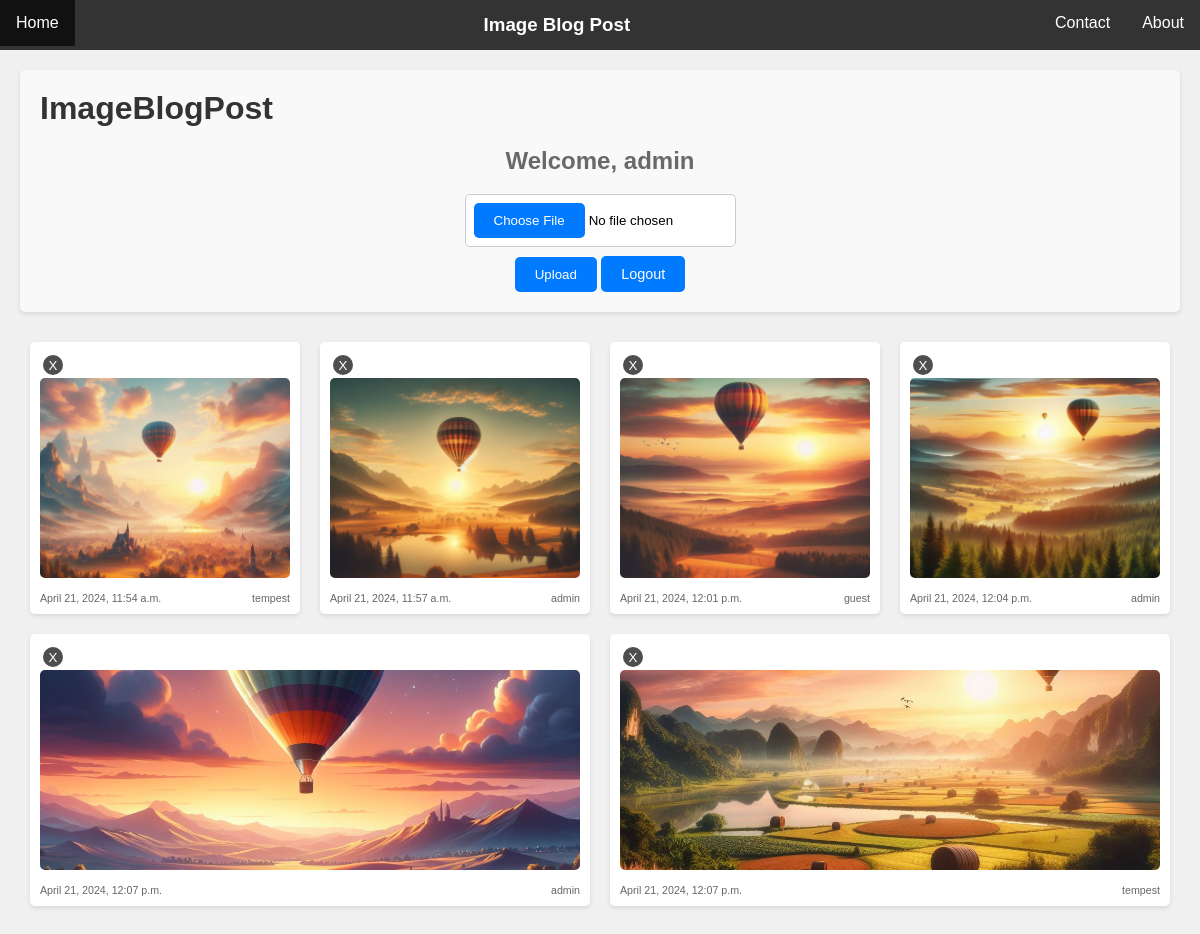
Page / (signed in) on the earlier database version.
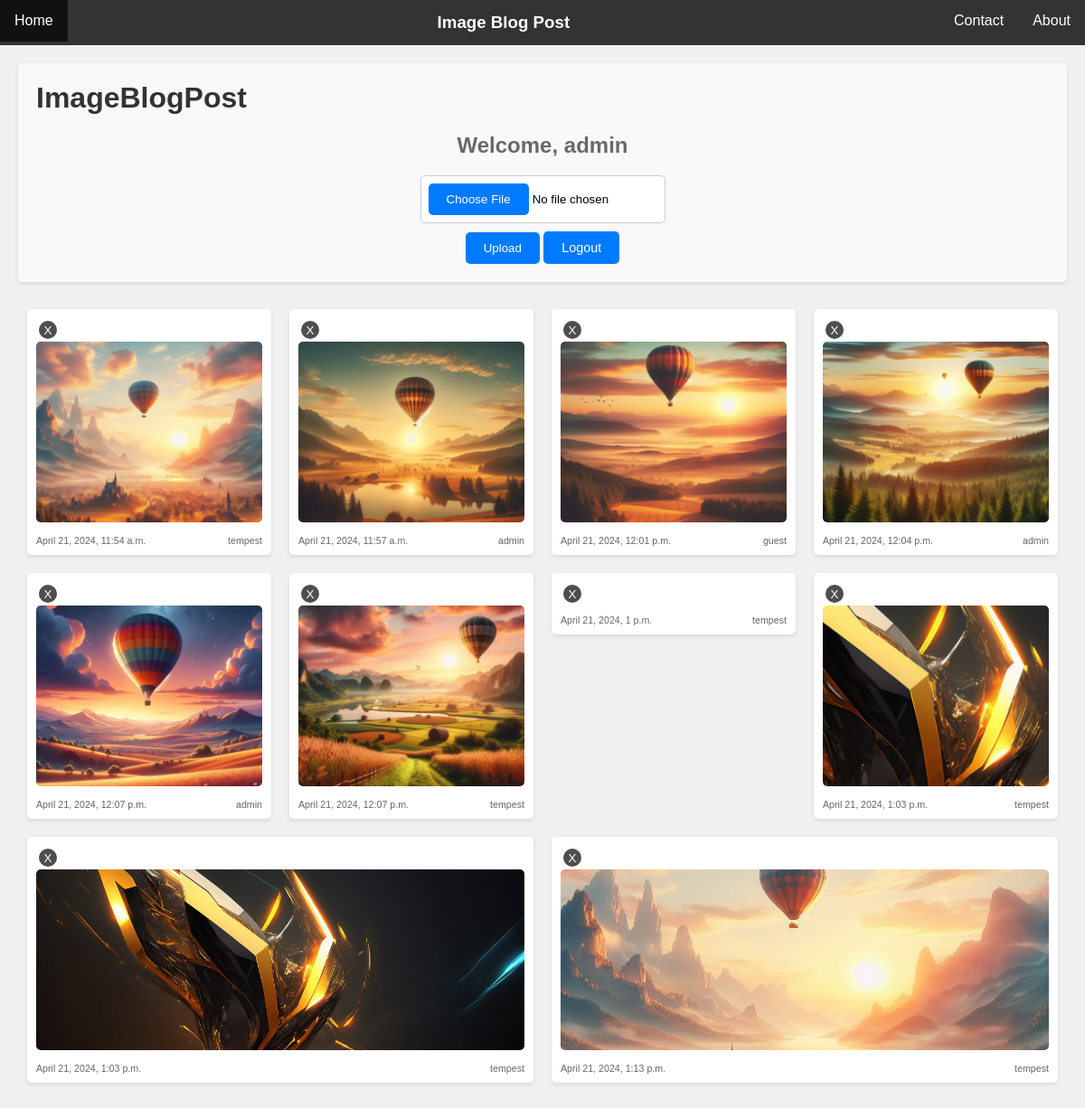
Same page on the later database version.
### myapp/models.py (models this page shows)
class Image(models.Model):
    username = models.CharField(max_length=30, default="guest")
    photo = models.ImageField(upload_to="media")
    date = models.DateTimeField(auto_now_add=True)

### myapp/views.py (the view)
# urls.py: 2. Add a URL to urlpatterns:  path('', views.home, name='home')
def home(request):
    if "logged_in" not in request.session:
        return redirect("register")
    username = request.session.get("logged_in")
    if request.method == "POST":
        form_data = request.POST.copy()
        form_data["username"] = username
        form = ImageForm(form_data, request.FILES)
        if form.is_valid():
            form.save()
    else:
        form = ImageForm()
    img = Image.objects.all()
    return render(
        request, "home.html", {"img": img, "form": form, "username": username}
    )

### myapp/forms.py
class ImageForm(forms.ModelForm):
    class Meta:
        model = Image
        fields = "__all__"
        labels = {"photo": ""}

### myapp/context_processors.py (called while the page is built)
def user_status(request):
    is_logged_in = request.session.get('logged_in', False)
    return {
        'is_logged_in': is_logged_in
    }

### myapp/templates/home.html (shortened to what this page needs)
<!DOCTYPE html>
<html lang="en">
<head>
</head>
<body>
    {% include 'navbar.html'%}
    <div class="container">
        <div class="form-section">
            <h1>ImageBlogPost</h1>
            <h2>Welcome, {{ username }}</h2>
            <form action="" method="POST" enctype="multipart/form-data">
                {{form.as_p}}
                <div class="home-btn">
                    <input type="submit" class="btn" value="Upload">
                    <a href="/register" class="btn">Logout</a>
                </div>
            </form>
        </div>
        <div class="row">
            {% for image in img %}
            <div class="col">
                <div class="card">
                    <button class="delete-button">X</button>
                    <a href="{{ image.photo.url }}" target="_blank">
                        <img src="{{ image.photo.url }}" alt="" height="200px">
                    </a>
                    <div class="image-info">
                        <small>{{ image.date }}</small>
                        <small>{{ image.username }}</small>
                    </div>
                </div>
            </div>
            {% endfor %}
        </div>
    </div>
</body>
</html>

### myapp/templates/navbar.html (shortened to what this page needs)
<!DOCTYPE html>
<html>
<head>
</head>
<body>
    <ul class="navbar">
        <div>
            <li><a href="{% url 'home' %}">Home</a></li>
        </div>
        <div>
            <h3>Image Blog Post</h3>
        </div>
        <div>
            {% if not is_logged_in %}
                <li><a href="{% url 'login' %}">Login</a></li>
                <li><a href="{% url 'register' %}">Register</a></li>
            {% else %}
                <li><a href="{% url 'contact' %}">Contact</a></li>
                <li><a href="{% url 'about' %}">About</a></li>
            {% endif %}
        </div>
    </ul>
</body>
</html>

### myapp/templates/home.html (style rules this page uses)
* { margin: 0; padding: 0; box-sizing: border-box; }
.form-section form input[type="file"] { width: 100%; padding: 8px; border: 1px solid #ccc; border-radius: 5px; box-sizing: border-box; background-color: #fff; cursor: pointer; }
.form-section { background-color: #f9f9f9; padding: 20px; border-radius: 5px; box-shadow: 0 2px 4px rgba(0, 0, 0, 0.1); margin-bottom: 20px; }
.form-section h1 { margin-bottom: 20px; color: #333; }
.form-section form { display: flex; flex-direction: column; align-items: center; }
.form-section h2 { color: dimgray; text-align: center; }
.form-section .btn { margin-top: 10px; }
body { font-family: Arial, sans-serif; background-color: #f0f0f0; }
.container { max-width: 1200px; margin: 0 auto; padding: 20px; }
.btn { text-decoration: none; padding: 10px 20px; background-color: #007bff; color: #fff; border: none; border-radius: 5px; cursor: pointer; }
.home-btn a { font-size: 0.9rem; }
.row { display: flex; flex-wrap: wrap; }
.col { flex: 1 0 25%; padding: 10px; }
.card { background-color: #fff; border-radius: 5px; box-shadow: 0 2px 4px rgba(0, 0, 0, 0.1); padding: 10px; }
.card img { width: 100%; height: auto; max-height: 200px; object-fit: cover; border-radius: 5px; }
.delete-button { background-color: #4f4e4e; border: none; margin: 3px; padding: 3px; color: white; border-radius: 50%; width: 20px; height: 20px; cursor: pointer; }
.image-info { margin-top: 10px; display: flex; justify-content: space-between; align-items: center; font-size: 0.8rem; color: #666; }

### myapp/templates/navbar.html (style rules this page uses)
.navbar { font-family: Arial, sans-serif; list-style-type: none; margin: 0; padding: 0; overflow: hidden; background-color: #333; display: flex; justify-content: space-between; }
.navbar li { float: left; }
.navbar h3 { padding: 14px 16px; color: white; }
.navbar li a { display: block; color: white; text-align: center; padding: 14px 16px; text-decoration: none; }

Differences in the rows shown:
added Image: date "April 21, 2024, 1 p.m.", username "tempest"
added Image: photo (picture), date "April 21, 2024, 1:03 p.m.", username "tempest"
added Image: photo (picture), date "April 21, 2024, 1:03 p.m.", username "tempest"
added Image: photo (picture), date "April 21, 2024, 1:13 p.m.", username "tempest"
